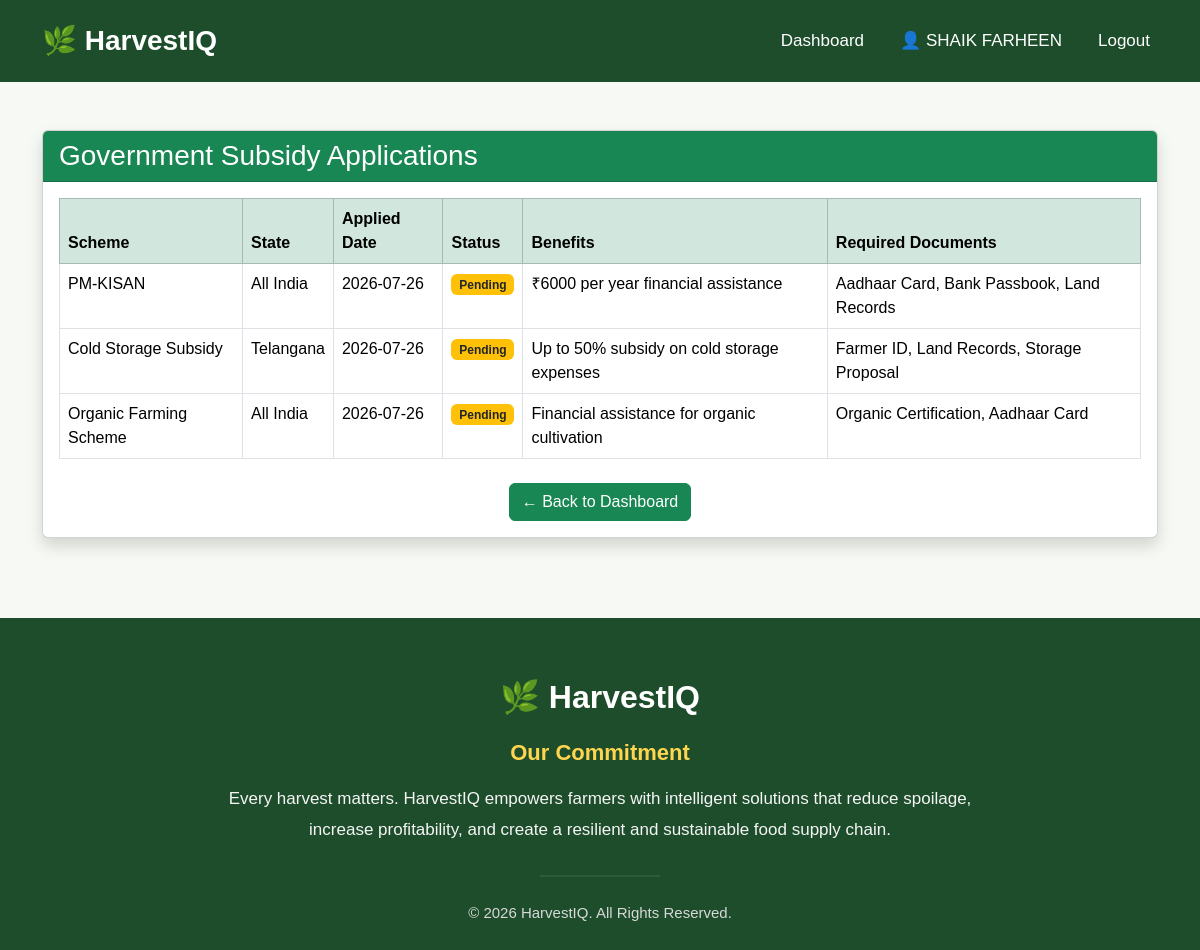
/view_subsidies (signed in), run on an earlier commit of the app's database.
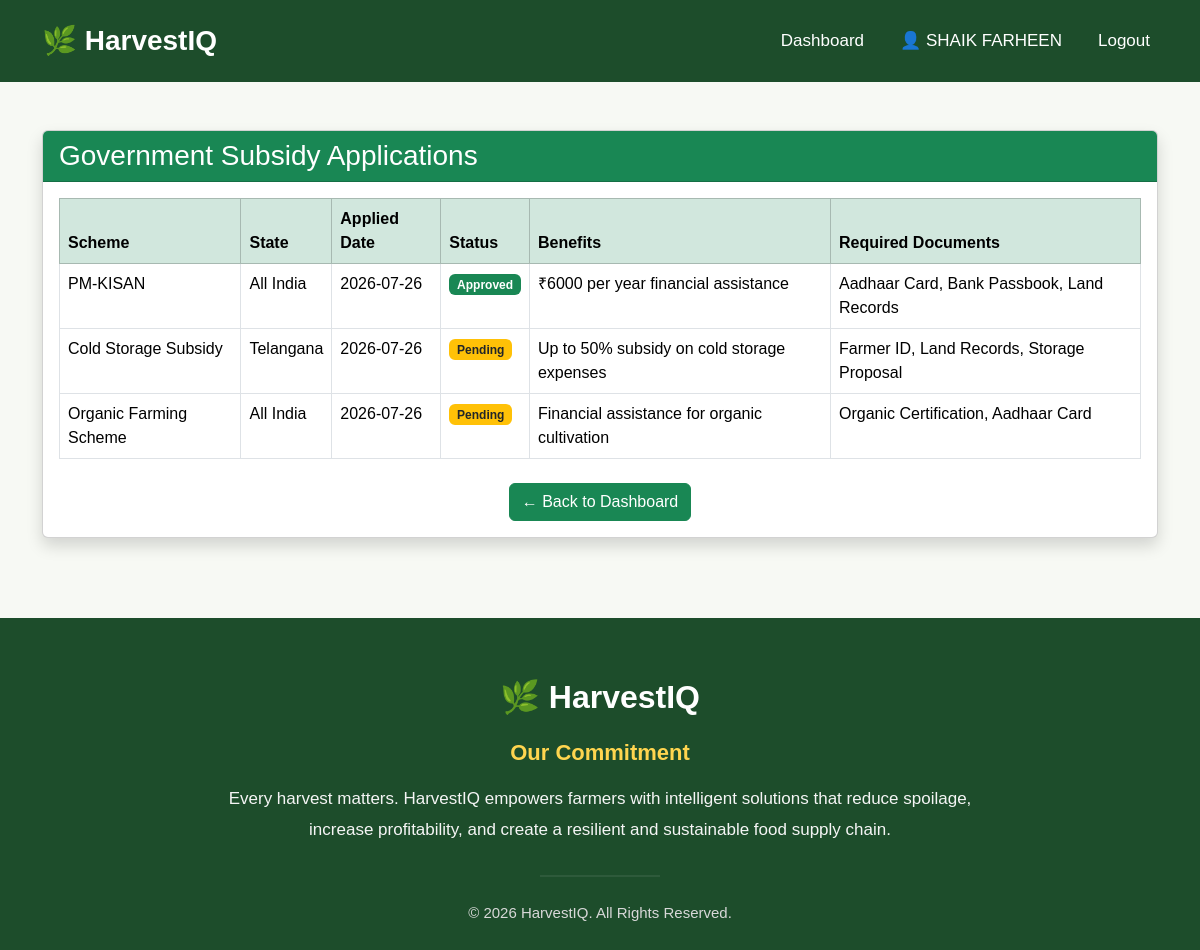
And on a later commit of the database.
### app.py (models this page shows)
class SubsidyApplication(db.Model):
    __tablename__ = "subsidy_applications"
    id = db.Column(db.Integer, primary_key=True)
    farmer_id = db.Column(
        db.Integer,
        db.ForeignKey("farmers.id"),
        nullable=False
    )
    subsidy_id = db.Column(
        db.Integer,
        db.ForeignKey("subsidies.id"),
        nullable=False
    )
    application_date = db.Column(db.Date)
    status = db.Column(
        db.String(30),
        default="Pending"
    )
    farmer = db.relationship(
        "Farmer",
        back_populates="subsidy_applications"
    )
    subsidy = db.relationship(
        "Subsidy",
        back_populates="applications"
    )

class Subsidy(db.Model):
    __tablename__ = "subsidies"
    id = db.Column(db.Integer, primary_key=True)
    name = db.Column(db.String(100))
    state = db.Column(db.String(50))
    eligibility = db.Column(db.Text)
    benefits = db.Column(db.Text)
    last_date = db.Column(db.Date)
    required_documents = db.Column(db.Text)
    applications = db.relationship(
        "SubsidyApplication",
        back_populates="subsidy",
        lazy=True
    )

### app.py (the view)
@app.route("/view_subsidies")
def view_subsidies():
    if "user_id" not in session:
        flash("Please login first.", "warning")
        return redirect(url_for("login"))
    farmer = Farmer.query.filter_by(
        user_id=session["user_id"]
    ).first_or_404()
    applications = SubsidyApplication.query.filter_by(
        farmer_id=farmer.id
    ).all()
    return render_template(
        "view_subsidies.html",
        applications=applications
    )

### templates/view_subsidies.html (shortened to what this page needs)
{% extends "base.html" %}
{% block content %}
<div class="container mt-5">
    <div class="card shadow">
        <div class="card-header bg-success text-white">
            <h3 class="mb-0">Government Subsidy Applications</h3>
        </div>
        <div class="card-body">
            {% if applications %}
            <table class="table table-bordered table-hover">
                <thead class="table-success">
                    <tr>
                        <th>Scheme</th>
                        <th>State</th>
                        <th>Applied Date</th>
                        <th>Status</th>
                        <th>Benefits</th>
                        <th>Required Documents</th>
                    </tr>
                </thead>
                <tbody>
                    {% for app in applications %}
                    <tr>
                        <td>{{ app.subsidy.name }}</td>
                        <td>{{ app.subsidy.state }}</td>
                        <td>{{ app.application_date }}</td>
                        <td>
                            {% if app.status == "Approved" %}
                                <span class="badge bg-success">Approved</span>
                            {% elif app.status == "Rejected" %}
                                <span class="badge bg-danger">Rejected</span>
                            {% else %}
                                <span class="badge bg-warning text-dark">Pending</span>
                            {% endif %}
                        </td>
                        <td>{{ app.subsidy.benefits }}</td>
                        <td>{{ app.subsidy.required_documents }}</td>
                    </tr>
                    {% endfor %}
                </tbody>
            </table>
            {% else %}
                <div class="alert alert-info text-center">
                    You have not applied for any subsidy yet.
                </div>
            {% endif %}
            <div class="text-center mt-4">
                <a href="{{ url_for('farmer_dashboard') }}"
                   class="btn btn-success">
                    ← Back to Dashboard
                </a>
            </div>
        </div>
    </div>
</div>
{% endblock %}

### templates/base.html (shortened to what this page needs)
<!DOCTYPE html>
<html lang="en">
<head>
    <link href="https://cdn.jsdelivr.net/npm/bootstrap@5.3.7/dist/css/bootstrap.min.css" rel="stylesheet">
</head>
<body>
    <nav class="navbar navbar-expand-lg navbar-dark">
        <div class="container">
            <a class="navbar-brand" href="/">🌿 HarvestIQ</a>
            <div class="collapse navbar-collapse" id="menu">
                <ul class="navbar-nav ms-auto">
                    {% if "user_id" not in session %}
                    <li class="nav-item">
                        <a class="nav-link" href="{{ url_for('home') }}">Home</a>
                    </li>
                    {% if request.endpoint == "home" %}
                    <li class="nav-item">
                        <a class="nav-link" href="#features">Features</a>
                    </li>
                    {% endif %}
                    <li class="nav-item">
                        <a class="nav-link" href="{{ url_for('login') }}">Login</a>
                    </li>
                    <li class="nav-item">
                        <a class="nav-link" href="{{ url_for('register') }}">Register</a>
                    </li>
                    {% else %}
                    <li class="nav-item">
                        {% if session["role"] == "Farmer" %}
                        <a class="nav-link" href="{{ url_for('farmer_dashboard') }}">
                            Dashboard
                        </a>
                        {% elif session["role"] == "Buyer" %}
                        <a class="nav-link" href="{{ url_for('buyer_dashboard') }}">
                            Dashboard
                        </a>
                        {% elif session["role"] == "Logistics" %}
                        <a class="nav-link" href="{{ url_for('logistics_dashboard') }}">
                            Dashboard
                        </a>
                        {% elif session["role"] == "Admin" %}
                        <a class="nav-link" href="{{ url_for('admin_dashboard') }}">
                            Dashboard
                        </a>
                        {% endif %}
                    </li>
                    <li class="nav-item">
                        {% if session["role"] == "Farmer" %}
                        <a class="nav-link" href="{{ url_for('profile') }}">
                            👤 {{ session["name"] }}
                        </a>
                        {% elif session["role"] == "Buyer" %}
                        <a class="nav-link" href="{{ url_for('buyer_profile') }}">
                            👤 {{ session["name"] }}
                        </a>
                        {% elif session["role"] == "Logistics" %}
                        <a class="nav-link" href="{{ url_for('logistics_profile') }}">
                            👤 {{ session["name"] }}
                        </a>
                        {% endif %}
                    </li>
                    <li class="nav-item">
                        <a class="nav-link" href="{{ url_for('logout') }}">
                            Logout
                        </a>
                    </li>
                    {% endif %}
                </ul>
            </div>
        </div>
    </nav>
    {% block content %}
    {% endblock %}
    <footer>
        <div class="container">
            <div class="footer-content">
                <h3>🌿 HarvestIQ</h3>
                <p class="commitment-title">
                    Our Commitment
                </p>
                <p class="commitment-text">
                    Every harvest matters. HarvestIQ empowers farmers with intelligent
                    solutions that reduce spoilage, increase profitability, and create
                    a resilient and sustainable food supply chain.
                </p>
                <hr>
                <p class="copyright">
                    © 2026 HarvestIQ. All Rights Reserved.
                </p>
            </div>
        </div>
    </footer>
</body>
</html>

### templates/base.html (style rules this page uses)
* { margin: 0; padding: 0; box-sizing: border-box; font-family: Arial, Helvetica, sans-serif; }
body { background: #f7f9f4; color: #333; }
html { scroll-behavior: smooth; }
.navbar { background: #1d4d2b; padding: 15px 0; }
.navbar-brand { color: white !important; font-size: 28px; font-weight: bold; }
.nav-link { color: white !important; margin-left: 20px; font-size: 17px; }
footer { background: #1d4d2b; color: white; padding: 60px 0 25px; margin-top: 80px; }
.footer-content { max-width: 750px; margin: auto; text-align: center; }
.footer-content h3 { font-size: 32px; font-weight: bold; margin-bottom: 20px; }
.commitment-title { font-size: 22px; font-weight: 600; color: #FFD54F; margin-bottom: 15px; }
.commitment-text { font-size: 17px; line-height: 1.8; color: #f5f5f5; margin-bottom: 30px; }
footer hr { width: 120px; margin: 25px auto; border: 1px solid rgba(255, 255, 255, .3); }
.copyright { font-size: 15px; color: #d8d8d8; margin: 0; }

What changed in the data, as far as the page shows it:
changed SubsidyApplication "PM-KISAN": status "Pending" → "Approved"
